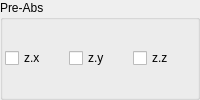
    <widget class="QGroupBox" name="groupBox">
     <property name="title">
      <string>Pre-Abs</string>
     </property>
     <layout class="QVBoxLayout" name="verticalLayout_3" stretch="0">
      <property name="spacing">
       <number>2</number>
      </property>
      <property name="leftMargin">
       <number>2</number>
      </property>
      <property name="topMargin">
       <number>2</number>
      </property>
      <property name="rightMargin">
       <number>2</number>
      </property>
      <property name="bottomMargin">
       <number>2</number>
      </property>
      <item>
       <layout class="QHBoxLayout" name="horizontalLayout_5" stretch="0,0,0">
        <property name="topMargin">
         <number>0</number>
        </property>
        <item>
         <widget class="MyCheckBox" name="checkBox_transf_function_enabledAx">
          <property name="text">
           <string notr="true">z.x</string>
          </property>
         </widget>
        </item>
        <item>
         <widget class="MyCheckBox" name="checkBox_transf_function_enabledAy">
          <property name="text">
           <string notr="true">z.y</string>
          </property>
         </widget>
        </item>
        <item>
         <widget class="MyCheckBox" name="checkBox_transf_function_enabledAz">
          <property name="text">
           <string notr="true">z.z</string>
          </property>
         </widget>
        </item>
       </layout>
      </item>
     </layout>
    </widget>
